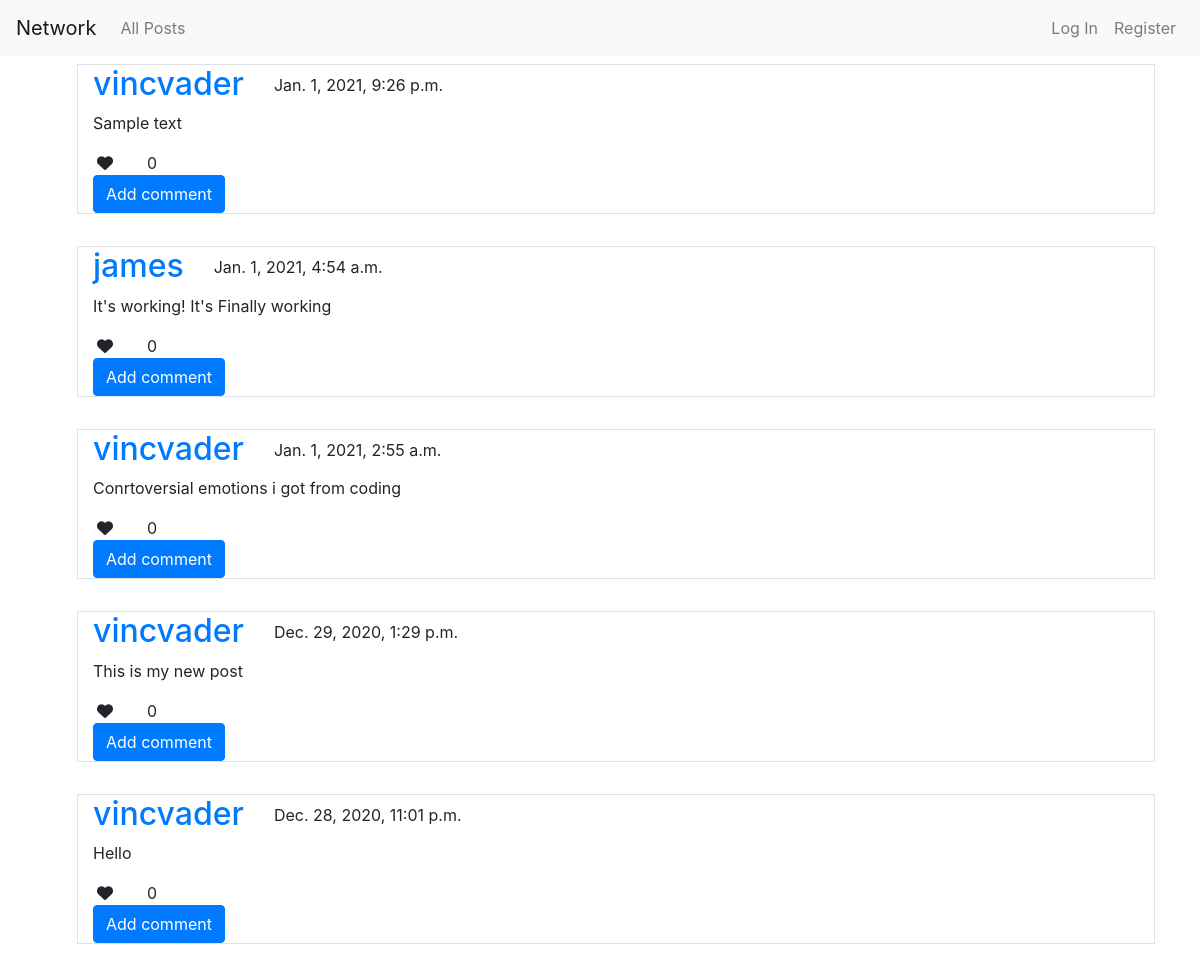
The page / on the database its author committed.
### network/models.py (models this page shows, shortened)
class Post(models.Model):
    author = models.ForeignKey(User, on_delete=models.CASCADE)
    content = models.TextField(max_length=255)
    date_posted = models.DateTimeField(auto_now_add=True)

class User(AbstractUser):
    pass

### network/views.py (the view)
# urls.py: path("", views.index, name="index"),
def index(request):
    posts = Post.objects.all()
    likes = 0
    posts = posts.order_by("-date_posted").all()
    for post in posts:
        post.likes_count = len(Like.objects.filter(post=post.pk))
        if request.user.is_authenticated:
            try:
                Like.objects.get(post=post.pk, user=request.user)
                post.liked = True
            except Like.DoesNotExist:
                post.liked = False
    return render(request, "network/index.html", {
        'posts': posts,
    })

### network/templates/network/index.html (shortened to what this page needs)
{% extends "network/layout.html" %}
{% block body %}
<div class="row m-3">
    {%for post in posts%}
    <div class="col-12 m-3 border">
        <div class="row">
            <div class="col col-auto">
                <h2>
                    <a href="{% url 'profile' user_id=post.author.pk %}">
                        {{post.author}}
                    </a>
                </h2>
            </div>
            <div class="col">
                <p class=" mt-2 mb-0">
                    {{post.date_posted}}
                </p>
            </div>
            <div class="col-12">
                <p>{{post.content}}</p>
                <div class="like-wrapper row">
                    <div class="col col-auto">
                        <i class="fas fa-heart p-1 like" data-user="{{request.user.pk}}" data-post="{{post.pk}}"
                            data-liked='{{post.liked}}'></i>
                    </div>
                    <div class="col like-count" data-post="{{post.pk}}">
                        0
                    </div>
                </div>
                <button class="btn btn-primary comment">Add comment</button>
            </div>
        </div>
    </div>
    {% endfor %}
</div>
{% endblock %}

### rows shown on the page
Post: author "vincvader", date_posted "Jan. 1, 2021, 9:26 p.m.", content "Sample text"
Post: author "james", date_posted "Jan. 1, 2021, 4:54 a.m.", content "It's working! It's Finally working"
Post: author "vincvader", date_posted "Jan. 1, 2021, 2:55 a.m.", content "Conrtoversial emotions i got from coding"
Post: author "vincvader", date_posted "Dec. 29, 2020, 1:29 p.m.", content "This is my new post"
Post: author "vincvader", date_posted "Dec. 28, 2020, 11:01 p.m.", content "Hello"
